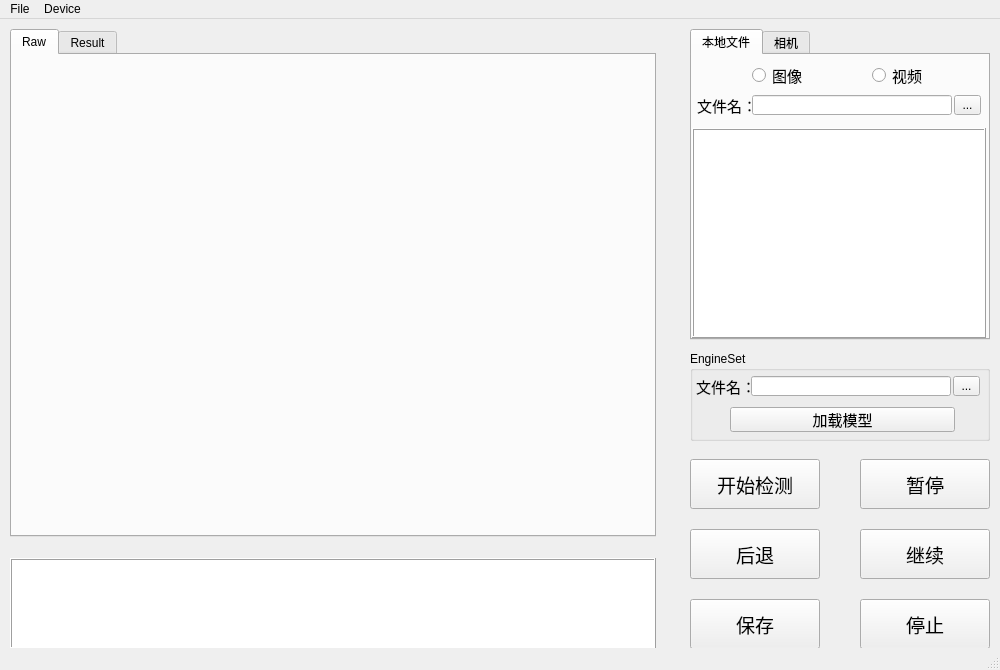
<?xml version="1.0" encoding="UTF-8"?>
<ui version="4.0">
 <class>YOLOWINDOW</class>
 <widget class="QMainWindow" name="YOLOWINDOW">
  <property name="geometry">
   <rect>
    <x>0</x>
    <y>0</y>
    <width>1000</width>
    <height>670</height>
   </rect>
  </property>
  <property name="minimumSize">
   <size>
    <width>1000</width>
    <height>670</height>
   </size>
  </property>
  <property name="maximumSize">
   <size>
    <width>1000</width>
    <height>670</height>
   </size>
  </property>
  <property name="windowTitle">
   <string>YOLOWINDOW</string>
  </property>
  <widget class="QWidget" name="centralwidget">
   <widget class="QTabWidget" name="Visualization">
    <property name="geometry">
     <rect>
      <x>10</x>
      <y>10</y>
      <width>646</width>
      <height>508</height>
     </rect>
    </property>
    <property name="autoFillBackground">
     <bool>false</bool>
    </property>
    <property name="currentIndex">
     <number>0</number>
    </property>
    <property name="documentMode">
     <bool>false</bool>
    </property>
    <property name="tabBarAutoHide">
     <bool>false</bool>
    </property>
    <widget class="QWidget" name="Raw">
     <attribute name="title">
      <string>Raw</string>
     </attribute>
    </widget>
    <widget class="QWidget" name="Result">
     <attribute name="title">
      <string>Result</string>
     </attribute>
    </widget>
   </widget>
   <widget class="QTabWidget" name="InputSet">
    <property name="geometry">
     <rect>
      <x>690</x>
      <y>10</y>
      <width>300</width>
      <height>311</height>
     </rect>
    </property>
    <property name="currentIndex">
     <number>0</number>
    </property>
    <widget class="QWidget" name="localFile">
     <attribute name="title">
      <string>本地文件</string>
     </attribute>
     <widget class="QRadioButton" name="radioButton">
      <property name="geometry">
       <rect>
        <x>60</x>
        <y>10</y>
        <width>80</width>
        <height>20</height>
       </rect>
      </property>
      <property name="font">
       <font>
        <pointsize>11</pointsize>
       </font>
      </property>
      <property name="text">
       <string>图像</string>
      </property>
     </widget>
     <widget class="QRadioButton" name="radioButton_2">
      <property name="geometry">
       <rect>
        <x>180</x>
        <y>10</y>
        <width>80</width>
        <height>20</height>
       </rect>
      </property>
      <property name="font">
       <font>
        <pointsize>11</pointsize>
       </font>
      </property>
      <property name="text">
       <string>视频</string>
      </property>
     </widget>
     <widget class="QLineEdit" name="lineEdit">
      <property name="geometry">
       <rect>
        <x>60</x>
        <y>40</y>
        <width>200</width>
        <height>20</height>
       </rect>
      </property>
     </widget>
     <widget class="QToolButton" name="toolButton">
      <property name="geometry">
       <rect>
        <x>262</x>
        <y>40</y>
        <width>27</width>
        <height>20</height>
       </rect>
      </property>
      <property name="text">
       <string>...</string>
      </property>
     </widget>
     <widget class="QLabel" name="label">
      <property name="geometry">
       <rect>
        <x>5</x>
        <y>40</y>
        <width>70</width>
        <height>21</height>
       </rect>
      </property>
      <property name="font">
       <font>
        <pointsize>11</pointsize>
       </font>
      </property>
      <property name="text">
       <string>文件名：</string>
      </property>
     </widget>
     <widget class="QGraphicsView" name="graphicsView">
      <property name="geometry">
       <rect>
        <x>0</x>
        <y>73</y>
        <width>294</width>
        <height>210</height>
       </rect>
      </property>
      <property name="frameShape">
       <enum>QFrame::Box</enum>
      </property>
      <property name="frameShadow">
       <enum>QFrame::Raised</enum>
      </property>
     </widget>
    </widget>
    <widget class="QWidget" name="camera">
     <attribute name="title">
      <string>相机</string>
     </attribute>
     <widget class="QRadioButton" name="radioButton_3">
      <property name="geometry">
       <rect>
        <x>60</x>
        <y>10</y>
        <width>80</width>
        <height>20</height>
       </rect>
      </property>
      <property name="font">
       <font>
        <pointsize>11</pointsize>
       </font>
      </property>
      <property name="text">
       <string>本地</string>
      </property>
     </widget>
     <widget class="QRadioButton" name="radioButton_4">
      <property name="geometry">
       <rect>
        <x>180</x>
        <y>10</y>
        <width>80</width>
        <height>20</height>
       </rect>
      </property>
      <property name="font">
       <font>
        <pointsize>11</pointsize>
       </font>
      </property>
      <property name="text">
       <string>网络</string>
      </property>
     </widget>
     <widget class="QGraphicsView" name="graphicsView_2">
      <property name="geometry">
       <rect>
        <x>0</x>
        <y>73</y>
        <width>294</width>
        <height>210</height>
       </rect>
      </property>
      <property name="frameShape">
       <enum>QFrame::Box</enum>
      </property>
      <property name="frameShadow">
       <enum>QFrame::Raised</enum>
      </property>
     </widget>
     <widget class="QLineEdit" name="lineEdit_3">
      <property name="geometry">
       <rect>
        <x>60</x>
        <y>40</y>
        <width>200</width>
        <height>20</height>
       </rect>
      </property>
     </widget>
    </widget>
   </widget>
   <widget class="QGroupBox" name="EngineSet">
    <property name="geometry">
     <rect>
      <x>690</x>
      <y>332</y>
      <width>300</width>
      <height>90</height>
     </rect>
    </property>
    <property name="title">
     <string>EngineSet</string>
    </property>
    <widget class="QToolButton" name="toolButton_2">
     <property name="geometry">
      <rect>
       <x>263</x>
       <y>25</y>
       <width>27</width>
       <height>20</height>
      </rect>
     </property>
     <property name="text">
      <string>...</string>
     </property>
    </widget>
    <widget class="QLineEdit" name="lineEdit_2">
     <property name="geometry">
      <rect>
       <x>61</x>
       <y>25</y>
       <width>200</width>
       <height>20</height>
      </rect>
     </property>
    </widget>
    <widget class="QLabel" name="label_2">
     <property name="geometry">
      <rect>
       <x>6</x>
       <y>25</y>
       <width>70</width>
       <height>21</height>
      </rect>
     </property>
     <property name="font">
      <font>
       <pointsize>11</pointsize>
      </font>
     </property>
     <property name="text">
      <string>文件名：</string>
     </property>
    </widget>
    <widget class="QPushButton" name="pushButton">
     <property name="geometry">
      <rect>
       <x>40</x>
       <y>56</y>
       <width>225</width>
       <height>25</height>
      </rect>
     </property>
     <property name="font">
      <font>
       <pointsize>11</pointsize>
      </font>
     </property>
     <property name="text">
      <string>加载模型</string>
     </property>
    </widget>
   </widget>
   <widget class="QPushButton" name="pushButton_start">
    <property name="geometry">
     <rect>
      <x>690</x>
      <y>440</y>
      <width>130</width>
      <height>50</height>
     </rect>
    </property>
    <property name="font">
     <font>
      <pointsize>14</pointsize>
     </font>
    </property>
    <property name="text">
     <string>开始检测</string>
    </property>
   </widget>
   <widget class="QPushButton" name="pushButton_pause">
    <property name="geometry">
     <rect>
      <x>860</x>
      <y>440</y>
      <width>130</width>
      <height>50</height>
     </rect>
    </property>
    <property name="font">
     <font>
      <pointsize>14</pointsize>
     </font>
    </property>
    <property name="text">
     <string>暂停</string>
    </property>
   </widget>
   <widget class="QPushButton" name="pushButton_back">
    <property name="geometry">
     <rect>
      <x>690</x>
      <y>510</y>
      <width>130</width>
      <height>50</height>
     </rect>
    </property>
    <property name="font">
     <font>
      <pointsize>14</pointsize>
     </font>
    </property>
    <property name="text">
     <string>后退</string>
    </property>
    <property name="autoRepeatDelay">
     <number>300</number>
    </property>
   </widget>
   <widget class="QPushButton" name="pushButton_continue">
    <property name="geometry">
     <rect>
      <x>860</x>
      <y>510</y>
      <width>130</width>
      <height>50</height>
     </rect>
    </property>
    <property name="font">
     <font>
      <pointsize>14</pointsize>
     </font>
    </property>
    <property name="text">
     <string>继续</string>
    </property>
    <property name="autoRepeatDelay">
     <number>300</number>
    </property>
   </widget>
   <widget class="QPushButton" name="pushButton_save">
    <property name="geometry">
     <rect>
      <x>690</x>
      <y>580</y>
      <width>130</width>
      <height>50</height>
     </rect>
    </property>
    <property name="font">
     <font>
      <pointsize>14</pointsize>
     </font>
    </property>
    <property name="text">
     <string>保存</string>
    </property>
   </widget>
   <widget class="QPushButton" name="pushButton_stop">
    <property name="geometry">
     <rect>
      <x>860</x>
      <y>580</y>
      <width>130</width>
      <height>50</height>
     </rect>
    </property>
    <property name="font">
     <font>
      <pointsize>14</pointsize>
     </font>
    </property>
    <property name="text">
     <string>停止</string>
    </property>
   </widget>
   <widget class="QTextBrowser" name="terminal">
    <property name="geometry">
     <rect>
      <x>10</x>
      <y>539</y>
      <width>646</width>
      <height>91</height>
     </rect>
    </property>
    <property name="autoFillBackground">
     <bool>false</bool>
    </property>
    <property name="frameShape">
     <enum>QFrame::Box</enum>
    </property>
    <property name="frameShadow">
     <enum>QFrame::Raised</enum>
    </property>
    <property name="lineWidth">
     <number>1</number>
    </property>
   </widget>
  </widget>
  <widget class="QMenuBar" name="menubar">
   <property name="geometry">
    <rect>
     <x>0</x>
     <y>0</y>
     <width>1000</width>
     <height>21</height>
    </rect>
   </property>
   <widget class="QMenu" name="menuFile">
    <property name="title">
     <string>File</string>
    </property>
    <addaction name="actionStart_Camera"/>
    <addaction name="actionStop_Camera"/>
    <addaction name="actionChange_Setting"/>
    <addaction name="actionClose"/>
   </widget>
   <widget class="QMenu" name="menuDevice">
    <property name="title">
     <string>Device</string>
    </property>
    <addaction name="actionUSB_Camera"/>
   </widget>
   <addaction name="menuFile"/>
   <addaction name="menuDevice"/>
  </widget>
  <widget class="QStatusBar" name="statusbar"/>
  <action name="actionStart_Camera">
   <property name="text">
    <string>Start Camera</string>
   </property>
  </action>
  <action name="actionStop_Camera">
   <property name="text">
    <string>Stop Camera</string>
   </property>
  </action>
  <action name="actionChange_Setting">
   <property name="text">
    <string>Change Setting</string>
   </property>
  </action>
  <action name="actionClose">
   <property name="text">
    <string>Close</string>
   </property>
  </action>
  <action name="actionUSB_Camera">
   <property name="text">
    <string>USB Camera</string>
   </property>
  </action>
 </widget>
 <resources/>
 <connections/>
</ui>
